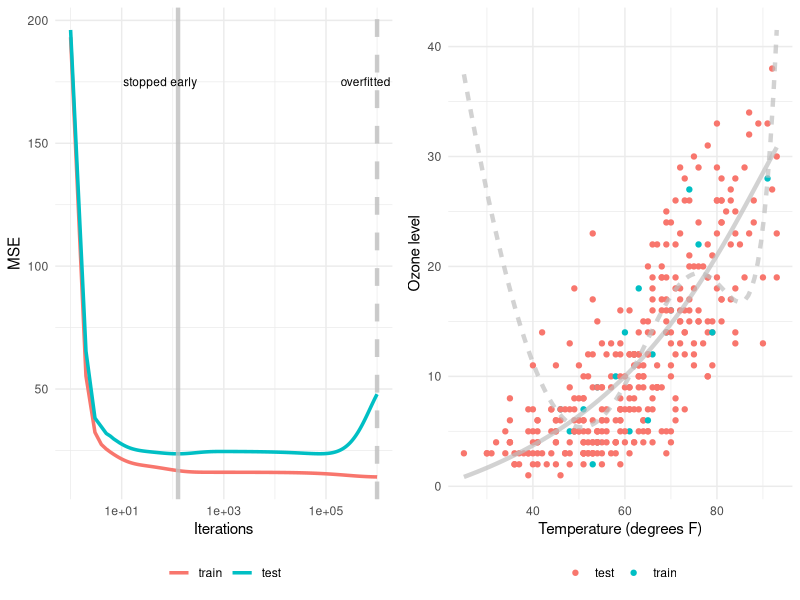

This figure's R source:
# ------------------------------------------------------------------------------
# intro

# FIG: show how early stopping influences training and test results.
# LEFT: how MSE changes with iterations.
# RIGHT: two fitted curves (early stopping & overfit).

# DATA: Ozone from package-mlbench
# ------------------------------------------------------------------------------

library(mlbench)
library(reshape2)
library(ggplot2)
library(gridExtra)

theme_set(theme_minimal())

set.seed(6)

# DATA -------------------------------------------------------------------------

data(Ozone)

# gradient of empirical risk
R_emp_grad <- function(beta,
                       features = X,
                       target = y) {
  return(2 * t(features) %*% (features %*% beta - target))
}

gradient_descent <-
  function(beta_start,
           step_size,
           grad_fun,
           num_steps,
           features,
           target) {
    betas <- matrix(0, ncol = length(beta_start), nrow = num_steps)
    betas[1,] <- beta_start
    for (i in seq(2, num_steps)) {
      betas[i,] <-
        betas[i - 1,] - step_size * grad_fun(betas[i - 1, ], features,
                                             target)
    }
    
    betas <- as.data.frame(betas)
    return(betas)
  }

# generate polynomials
poly <- function(x, degree) {
  sapply(0:degree, function(i)
    x ^ i)
}

o_data <- Ozone[, c(4, 8)]
o_data$V8 <- o_data$V8 / 100
o_data <- o_data[complete.cases(o_data), ]

id_train <- sample(1:nrow(o_data), 20)
o_data$type <- "test"
o_data[id_train,]$type <- "train"
o_data$type <- as.factor(o_data$type)

train_data <-  as.matrix(o_data[id_train, 1:2])
test_data  <-  as.matrix(o_data[-id_train, 1:2])

degree <- 15

x_train <- poly(train_data[, 2], degree)
y_train <- o_data[id_train , 1]
x_test <- poly(test_data[, 2], degree)
y_test <- o_data[-id_train , 1]

num_steps <- 1000000
res <- gradient_descent(rep(0, ncol(x_train)),  0.02, #0.003,
                        R_emp_grad, num_steps, x_train, y_train)

errs <- matrix(0, nrow = 2000, ncol = 2)
it1 <- 1:1000
for (i in it1) {
  errs[i, 1] <-
    sum((x_train %*% t(res[i, ]) - y_train) ^ 2) / nrow(x_train)
  errs[i, 2]  <-
    sum((x_test %*% t(res[i, ]) - y_test) ^ 2) / nrow(x_test)
}
it2 <- seq(1000, num_steps, length.out = 1000)
for (i in it2) {
  errs[1000 + which(it2 == i), 1] <-
    sum((x_train %*% t(res[i, ]) - y_train) ^ 2) / nrow(x_train)
  errs[1000 + which(it2 == i), 2]  <-
    sum((x_test %*% t(res[i, ]) - y_test) ^ 2) / nrow(x_test)
}

df <- as.data.frame(errs)
colnames(df) <- c("train", "test")
df$id <- c(it1, it2)

min_te <- which.min(errs[, 2])

learning_df <- melt(df, id.vars = "id")

# PLOT -------------------------------------------------------------------------

# MSE
p1 <- ggplot(learning_df, aes(x = id, y = value)) +
  geom_line(aes(colour = variable), size=1.2) +
  geom_vline(xintercept = min_te, colour="gray", 
             alpha= 0.8, size = 1.5) +
  geom_vline(xintercept = num_steps, colour="gray",
             linetype = "dashed", alpha= 0.8, size = 1.5) +
  scale_x_log10() +
  ylab("MSE") +
  xlab("Iterations") +
  scale_fill_brewer(palette="Dark2") + 
  annotate("text", x=min_te-70, y=175, label="stopped early",
           color='black', size=3) + 
  annotate("text", x=num_steps-4*1e5, y=175, label="overfitted",
         color='black', size=3) +
  theme(legend.position = "bottom") +
  guides(color = guide_legend(title = NULL))

# ozone level
pl_data <- seq(min(o_data[, 2]), max(o_data[, 2]), length.out = 100)
pl_data <- poly(pl_data, degree)

y_overfit <- (pl_data) %*% t(res[num_steps, ])[,1]
y_best <- (pl_data) %*% t(res[min_te, ])[,1]

fitting_df <- data.frame(overfit = y_overfit, best = y_best, x = pl_data[, 2] * 100)
fitting_df <- melt(fitting_df, id.vars = "x")

p2 <- ggplot(o_data, aes(x=V8*100, y=V4)) + 
  geom_point(aes(colour=type)) +
  geom_line(data=fitting_df, aes(linetype=rev(variable), x=x, y=value), alpha = 0.7, 
            show.legend=FALSE, color="gray", size=1.5) +
  ylab("Ozone level") + 
  xlab("Temperature (degrees F)") +
  scale_fill_brewer(palette="Dark2") +
  theme(legend.position = "bottom") +
  guides(color = guide_legend(title = NULL))

p = grid.arrange(p1, p2, ncol = 2)

ggsave("../figure/early_stopping.png", plot=p, width=9, height=6)
